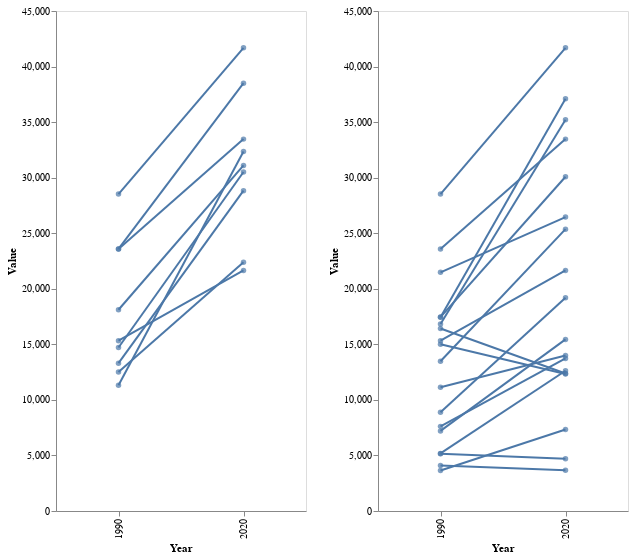

Notebook cell for this chart:
### Code cell
x = 'Year:O'
y = 'Value'
color = 'Group'
detail = 'Country Code'
width = 250
height = 500

df = gdp_pc_ppp.loc[
    ~gdp_pc_ppp.Group.isin(['FSU', 'ECS', 'ECA']) & \
    gdp_pc_ppp.Year.isin([1990, 2020])
]

base = alt.Chart(df).encode(
    x=x,
    y=y,
#    color=color,
    detail=detail
)

fwt_slope = alt.layer(
    base.mark_line(),
    base.mark_circle()
).properties(
    width = width,
    height = height
)

df = gdp_pc_ppp.loc[
    ~gdp_pc_ppp.Group.isin(['FWT', 'ECS', 'ECA']) & \
    gdp_pc_ppp.Year.isin([1990, 2020])
]

base = alt.Chart(df).encode(
    x=x,
    y=y,
#    color=color,
    detail=detail
)

fsu_slope = alt.layer(
    base.mark_line(),
    base.mark_circle()
).properties(
    width = width,
    height = height
)

alt.hconcat(
    fwt_slope,
    fsu_slope
).configure_axis(
    grid=False
)

### Figure 1 — Vega-Lite specification as saved in the notebook (floating-point values rounded to 4 significant figures)
{"config": {"view": {"continuousWidth": 400, "continuousHeight": 300}, "axis": {"grid": false}}, "hconcat": [{"layer": [{"mark": "line", "encoding": {"detail": {"field": "Country Code", "type": "nominal"}, "x": {"field": "Year", "type": "ordinal"}, "y": {"field": "Value", "type": "quantitative"}}}, {"mark": "circle", "encoding": {"detail": {"field": "Country Code", "type": "nominal"}, "x": {"field": "Year", "type": "ordinal"}, "y": {"field": "Value", "type": "quantitative"}}}], "data": {"name": "data-cb769e9503d2a4e78585070baf2fe9da"}, "height": 500, "width": 250}, {"layer": [{"mark": "line", "encoding": {"detail": {"field": "Country Code", "type": "nominal"}, "x": {"field": "Year", "type": "ordinal"}, "y": {"field": "Value", "type": "quantitative"}}}, {"mark": "circle", "encoding": {"detail": {"field": "Country Code", "type": "nominal"}, "x": {"field": "Year", "type": "ordinal"}, "y": {"field": "Value", "type": "quantitative"}}}], "data": {"name": "data-2e58644329551973a6ce52f894f7b838"}, "height": 500, "width": 250}], "$schema": "https://vega.github.io/schema/vega-lite/v4.17.0.json", "datasets": {"data-cb769e9503d2a4e78585070baf2fe9da": [{"Country Name": "Bulgaria", "Country Code": "BGR", "Indicator Code": "NY.GDP.PCAP.PP.KD", "Group": "FWT", "Region": "Eastern Europe", "Year": 1990, "Value": 12510.0}, {"Country Name": "Czech Republic", "Country Code": "CZE", "Indicator Code": "NY.GDP.PCAP.PP.KD", "Group": "FWT", "Region": "Eastern Europe", "Year": 1990, "Value": 23590.0}, {"Country Name": "Europe & Central Asia (excluding high income)", "Country Code": "ECA", "Indicator Code": "NY.GDP.PCAP.PP.KD", "Group": null, "Region": null, "Year": 1990, "Value": 15330.0}, {"Country Name": "Europe & Central Asia", "Country Code": "ECS", "Indicator Code": "NY.GDP.PCAP.PP.KD", "Group": null, "Region": null, "Year": 1990, "Value": 23580.0}, {"Country Name": "European Union", "Country Code": "EUU", "Indicator Code": "NY.GDP.PCAP.PP.KD", "Group": null, "Region": null, "Year": 1990, "Value": 28520.0}, {"Country Name": "Hungary", "Country Code": "HUN", "Indicator Code": "NY.GDP.PCAP.PP.KD", "Group": "FWT", "Region": "Eastern Europe", "Year": 1990, "Value": 18110.0}, {"Country Name": "Poland", "Country Code": "POL", "Indicator Code": "NY.GDP.PCAP.PP.KD", "Group": "FWT", "Region": "Eastern Europe", "Year": 1990, "Value": 11310.0}, {"Country Name": "Romania", "Country Code": "ROU", "Indicator Code": "NY.GDP.PCAP.PP.KD", "Group": "FWT", "Region": "Eastern Europe", "Year": 1990, "Value": 13300.0}, {"Country Name": "Slovak Republic", "Country Code": "SVK", "Indicator Code": "NY.GDP.PCAP.PP.KD", "Group": "FWT", "Region": "Eastern Europe", "Year": 1990, "Value": 14720.0}, {"Country Name": "Bulgaria", "Country Code": "BGR", "Indicator Code": "NY.GDP.PCAP.PP.KD", "Group": "FWT", "Region": "Eastern Europe", "Year": 2020, "Value": 22380.0}, {"Country Name": "Czech Republic", "Country Code": "CZE", "Indicator Code": "NY.GDP.PCAP.PP.KD", "Group": "FWT", "Region": "Eastern Europe", "Year": 2020, "Value": 38510.0}, {"Country Name": "Europe & Central Asia (excluding high income)", "Country Code": "ECA", "Indicator Code": "NY.GDP.PCAP.PP.KD", "Group": null, "Region": null, "Year": 2020, "Value": 21650.0}, {"Country Name": "Europe & Central Asia", "Country Code": "ECS", "Indicator Code": "NY.GDP.PCAP.PP.KD", "Group": null, "Region": null, "Year": 2020, "Value": 33470.0}, {"Country Name": "European Union", "Country Code": "EUU", "Indicator Code": "NY.GDP.PCAP.PP.KD", "Group": null, "Region": null, "Year": 2020, "Value": 41680.0}, {"Country Name": "Hungary", "Country Code": "HUN", "Indicator Code": "NY.GDP.PCAP.PP.KD", "Group": "FWT", "Region": "Eastern Europe", "Year": 2020, "Value": 31100.0}, {"Country Name": "Poland", "Country Code": "POL", "Indicator Code": "NY.GDP.PCAP.PP.KD", "Group": "FWT", "Region": "Eastern Europe", "Year": 2020, "Value": 32350.0}, {"Country Name": "Romania", "Country Code": "ROU", "Indicator Code": "NY.GDP.PCAP.PP.KD", "Group": "FWT", "Region": "Eastern Europe", "Year": 2020, "Value": 28830.0}, {"Country Name": "Slovak Republic", "Country Code": "SVK", "Indicator Code": "NY.GDP.PCAP.PP.KD", "Group": "FWT", "Region": "Eastern Europe", "Year": 2020, "Value": 30510.0}], "data-2e58644329551973a6ce52f894f7b838": [{"Country Name": "Armenia", "Country Code": "ARM", "Indicator Code": "NY.GDP.PCAP.PP.KD", "Group": "FSU", "Region": "South Caucasus", "Year": 1990, "Value": 5180.0}, {"Country Name": "Azerbaijan", "Country Code": "AZE", "Indicator Code": "NY.GDP.PCAP.PP.KD", "Group": "FSU", "Region": "South Caucasus", "Year": 1990, "Value": 7617.0}, {"Country Name": "Belarus", "Country Code": "BLR", "Indicator Code": "NY.GDP.PCAP.PP.KD", "Group": "FSU", "Region": "Eastern Europe", "Year": 1990, "Value": 8895.0}, {"Country Name": "Europe & Central Asia (excluding high income)", "Country Code": "ECA", "Indicator Code": "NY.GDP.PCAP.PP.KD", "Group": null, "Region": null, "Year": 1990, "Value": 15330.0}, {"Country Name": "Europe & Central Asia", "Country Code": "ECS", "Indicator Code": "NY.GDP.PCAP.PP.KD", "Group": null, "Region": null, "Year": 1990, "Value": 23580.0}, {"Country Name": "Estonia", "Country Code": "EST", "Indicator Code": "NY.GDP.PCAP.PP.KD", "Group": "FSU", "Region": "Baltic states", "Year": 1990, "Value": 16820.0}, {"Country Name": "European Union", "Country Code": "EUU", "Indicator Code": "NY.GDP.PCAP.PP.KD", "Group": null, "Region": null, "Year": 1990, "Value": 28520.0}, {"Country Name": "Georgia", "Country Code": "GEO", "Indicator Code": "NY.GDP.PCAP.PP.KD", "Group": "FSU", "Region": "South Caucasus", "Year": 1990, "Value": 11140.0}, {"Country Name": "Kazakhstan", "Country Code": "KAZ", "Indicator Code": "NY.GDP.PCAP.PP.KD", "Group": "FSU", "Region": "Central Asia", "Year": 1990, "Value": 13480.0}, {"Country Name": "Kyrgyz Republic", "Country Code": "KGZ", "Indicator Code": "NY.GDP.PCAP.PP.KD", "Group": "FSU", "Region": "Central Asia", "Year": 1990, "Value": 5158.0}, {"Country Name": "Lithuania", "Country Code": "LTU", "Indicator Code": "NY.GDP.PCAP.PP.KD", "Group": "FSU", "Region": "Baltic states", "Year": 1990, "Value": 17450.0}, {"Country Name": "Latvia", "Country Code": "LVA", "Indicator Code": "NY.GDP.PCAP.PP.KD", "Group": "FSU", "Region": "Baltic states", "Year": 1990, "Value": 17450.0}, {"Country Name": "Moldova", "Country Code": "MDA", "Indicator Code": "NY.GDP.PCAP.PP.KD", "Group": "FSU", "Region": "Eastern Europe", "Year": 1990, "Value": 15000.0}, {"Country Name": "Russian Federation", "Country Code": "RUS", "Indicator Code": "NY.GDP.PCAP.PP.KD", "Group": "FSU", "Region": "Eastern Europe", "Year": 1990, "Value": 21480.0}, {"Country Name": "Tajikistan", "Country Code": "TJK", "Indicator Code": "NY.GDP.PCAP.PP.KD", "Group": "FSU", "Region": "Central Asia", "Year": 1990, "Value": 4093.0}, {"Country Name": "Turkmenistan", "Country Code": "TKM", "Indicator Code": "NY.GDP.PCAP.PP.KD", "Group": "FSU", "Region": "Central Asia", "Year": 1990, "Value": 7208.0}, {"Country Name": "Ukraine", "Country Code": "UKR", "Indicator Code": "NY.GDP.PCAP.PP.KD", "Group": "FSU", "Region": "Eastern Europe", "Year": 1990, "Value": 16430.0}, {"Country Name": "Uzbekistan", "Country Code": "UZB", "Indicator Code": "NY.GDP.PCAP.PP.KD", "Group": "FSU", "Region": "Central Asia", "Year": 1990, "Value": 3639.0}, {"Country Name": "Armenia", "Country Code": "ARM", "Indicator Code": "NY.GDP.PCAP.PP.KD", "Group": "FSU", "Region": "South Caucasus", "Year": 2020, "Value": 12620.0}, {"Country Name": "Azerbaijan", "Country Code": "AZE", "Indicator Code": "NY.GDP.PCAP.PP.KD", "Group": "FSU", "Region": "South Caucasus", "Year": 2020, "Value": 13730.0}, {"Country Name": "Belarus", "Country Code": "BLR", "Indicator Code": "NY.GDP.PCAP.PP.KD", "Group": "FSU", "Region": "Eastern Europe", "Year": 2020, "Value": 19190.0}, {"Country Name": "Europe & Central Asia (excluding high income)", "Country Code": "ECA", "Indicator Code": "NY.GDP.PCAP.PP.KD", "Group": null, "Region": null, "Year": 2020, "Value": 21650.0}, {"Country Name": "Europe & Central Asia", "Country Code": "ECS", "Indicator Code": "NY.GDP.PCAP.PP.KD", "Group": null, "Region": null, "Year": 2020, "Value": 33470.0}, {"Country Name": "Estonia", "Country Code": "EST", "Indicator Code": "NY.GDP.PCAP.PP.KD", "Group": "FSU", "Region": "Baltic states", "Year": 2020, "Value": 35220.0}, {"Country Name": "European Union", "Country Code": "EUU", "Indicator Code": "NY.GDP.PCAP.PP.KD", "Group": null, "Region": null, "Year": 2020, "Value": 41680.0}, {"Country Name": "Georgia", "Country Code": "GEO", "Indicator Code": "NY.GDP.PCAP.PP.KD", "Group": "FSU", "Region": "South Caucasus", "Year": 2020, "Value": 14000.0}, {"Country Name": "Kazakhstan", "Country Code": "KAZ", "Indicator Code": "NY.GDP.PCAP.PP.KD", "Group": "FSU", "Region": "Central Asia", "Year": 2020, "Value": 25360.0}, {"Country Name": "Kyrgyz Republic", "Country Code": "KGZ", "Indicator Code": "NY.GDP.PCAP.PP.KD", "Group": "FSU", "Region": "Central Asia", "Year": 2020, "Value": 4707.0}, {"Country Name": "Lithuania", "Country Code": "LTU", "Indicator Code": "NY.GDP.PCAP.PP.KD", "Group": "FSU", "Region": "Baltic states", "Year": 2020, "Value": 37110.0}, {"Country Name": "Latvia", "Country Code": "LVA", "Indicator Code": "NY.GDP.PCAP.PP.KD", "Group": "FSU", "Region": "Baltic states", "Year": 2020, "Value": 30080.0}, {"Country Name": "Moldova", "Country Code": "MDA", "Indicator Code": "NY.GDP.PCAP.PP.KD", "Group": "FSU", "Region": "Eastern Europe", "Year": 2020, "Value": 12320.0}, {"Country Name": "Russian Federation", "Country Code": "RUS", "Indicator Code": "NY.GDP.PCAP.PP.KD", "Group": "FSU", "Region": "Eastern Europe", "Year": 2020, "Value": 26460.0}, {"Country Name": "Tajikistan", "Country Code": "TJK", "Indicator Code": "NY.GDP.PCAP.PP.KD", "Group": "FSU", "Region": "Central Asia", "Year": 2020, "Value": 3658.0}, {"Country Name": "Turkmenistan", "Country Code": "TKM", "Indicator Code": "NY.GDP.PCAP.PP.KD", "Group": "FSU", "Region": "Central Asia", "Year": 2020, "Value": 15440.0}, {"Country Name": "Ukraine", "Country Code": "UKR", "Indicator Code": "NY.GDP.PCAP.PP.KD", "Group": "FSU", "Region": "Eastern Europe", "Year": 2020, "Value": 12380.0}, {"Country Name": "Uzbekistan", "Country Code": "UZB", "Indicator Code": "NY.GDP.PCAP.PP.KD", "Group": "FSU", "Region": "Central Asia", "Year": 2020, "Value": 7332.0}]}}
